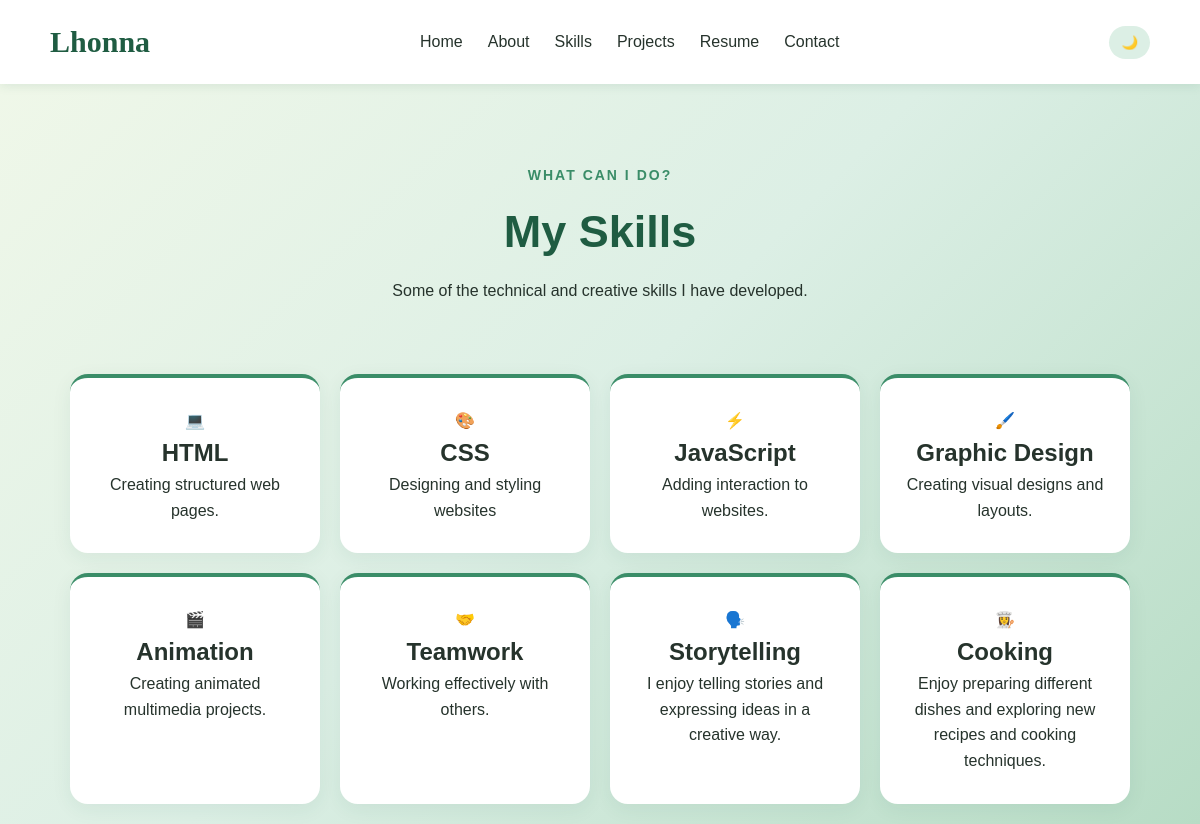
The page /skills.php on the database its author committed.
### tables this page shows
CREATE TABLE skills (
  id INT AUTO_INCREMENT PRIMARY KEY,
  icon VARCHAR(10) NOT NULL,
  name VARCHAR(100) NOT NULL,
  description VARCHAR(255) NOT NULL,
  sort_order INT NOT NULL DEFAULT 0
);

### config.php (called while the page is built, shortened)
<?php
function db(): PDO {
    static $pdo = null;
    if ($pdo === null) {
        $pdo = new PDO('mysql:host=' . DB_HOST . ';dbname=' . DB_NAME . ';charset=utf8mb4', DB_USER, DB_PASS, [
            PDO::ATTR_ERRMODE => PDO::ERRMODE_EXCEPTION,
            PDO::ATTR_DEFAULT_FETCH_MODE => PDO::FETCH_ASSOC,
            PDO::ATTR_EMULATE_PREPARES => false,
        ]);
    }
    return $pdo;
}
function e($s): string { return htmlspecialchars((string)$s, ENT_QUOTES, 'UTF-8'); }

### skills.php (the view)
<?php $title = 'My Skills'; include 'includes/header.php';
$skills = db()->query('SELECT icon, name, description FROM skills ORDER BY sort_order, id')->fetchAll(); ?>
	<section class="page-header">
		<p>WHAT CAN I DO?</p>
		<h1>My Skills</h1>
		<p>Some of the technical and creative skills I have developed.</p>
	</section>
	<section class="skills-container">
		<?php foreach ($skills as $s): ?>
		<div class="skill-card">
			<div class="skill-icon"><?= e($s['icon']) ?></div>
			<h2><?= e($s['name']) ?></h2>
			<p><?= e($s['description']) ?></p>
		</div>
		<?php endforeach; ?>
	</section>
<?php include 'includes/footer.php'; ?>

### style.css (style rules this page uses)
* { margin: 0; padding: 0; box-sizing: border-box; }
html { scroll-behavior: smooth; }
body { font-family: Arial, sans-serif; background: linear-gradient(135deg,#F1F8E9,#DCEFE5,#B7DCC5); background-attachment: fixed; color: #26332C; line-height: 1.6; min-height: 100vh; transition: background 0.4s ease, color 0.4s ease; }
.page-header { text-align: center; padding: 80px 20px 50px; }
.page-header p:first-child { color: #3A8D68; font-size: 14px; font-weight: bold; letter-spacing: 2px; }
.page-header h1 { font-size: 45px; margin: 10px 0; color: #1F5C42; }
.skills-container { max-width: 1100px; margin: auto; padding: 20px; display: grid; grid-template-columns: repeat(4, 1fr); gap: 20px; }
.skill-card { background: white; padding: 30px 20px; text-align: center; border-radius: 18px; box-shadow: 0 5px 20px rgba(31, 92, 66, 0.07); transition: 0.3s; border-top: 4px solid #3A8D68; }

### rows shown on the page
skills: icon "💻", name "HTML", description "Creating structured web pages."
skills: icon "🎨", name "CSS", description "Designing and styling websites"
skills: icon "⚡", name "JavaScript", description "Adding interaction to websites."
skills: icon "🖌️", name "Graphic Design", description "Creating visual designs and layouts."
skills: icon "🎬", name "Animation", description "Creating animated multimedia projects."
skills: icon "🤝", name "Teamwork", description "Working effectively with others."
skills: icon "🗣️", name "Storytelling", description "I enjoy telling stories and expressing ideas in a creative way."
skills: icon "👩‍🍳", name "Cooking", description "Enjoy preparing different dishes and exploring new recipes and cooking techniques."
